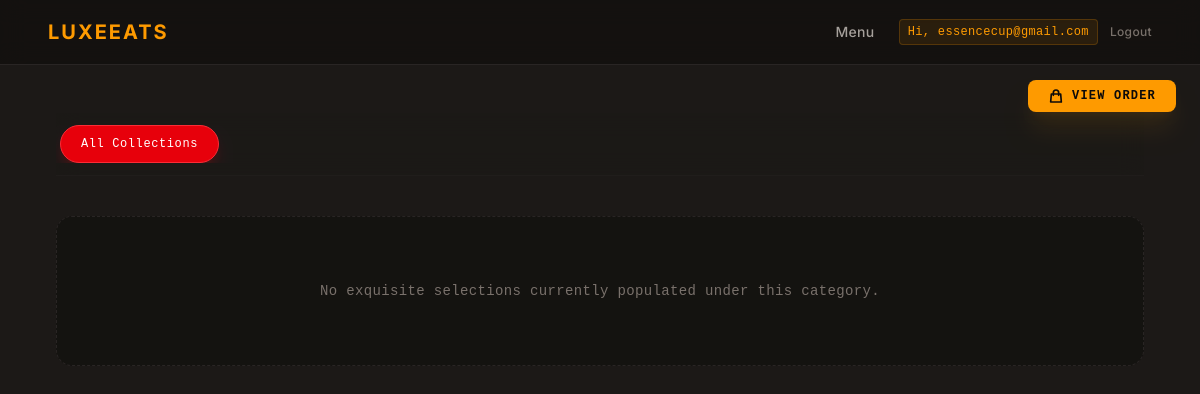
/menu (signed in), run on an earlier commit of the app's database.
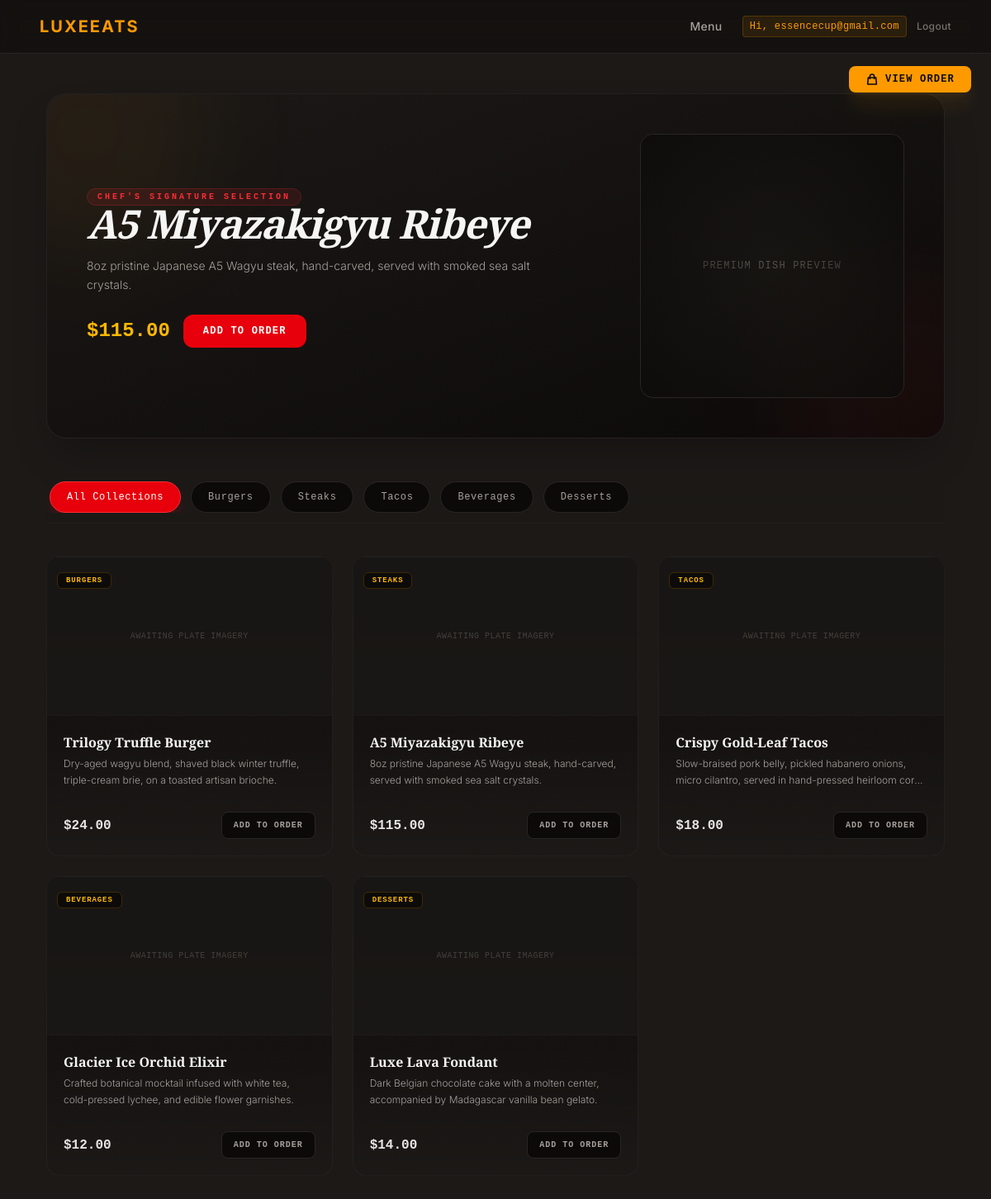
And on a later commit of the database.
### core/models.py (models this page shows)
class MenuItem(db.Model):
    __tablename__ = 'menu_items'
    id = db.Column(db.Integer, primary_key=True)
    name = db.Column(db.String(100), nullable=False)
    price = db.Column(db.Integer, nullable=False)  # Stored in cents for Stripe (e.g., $10.50 = 1050)
    category = db.Column(db.String(50), nullable=False)  # Appetizer, Main, Drink
    image_url = db.Column(db.String(255), nullable=True)
    is_available = db.Column(db.Boolean, default=True)
    description = db.Column(db.String(255), nullable=True)

### core/main.py (the view)
@main_bp.route('/menu')
def menu():
    selected_category = request.args.get('category', 'All')
    query_results = MenuItem.query.with_entities(MenuItem.category).distinct().all()
    categories = [result.category for result in query_results]
    featured_item = MenuItem.query.filter_by(is_available=True).order_by(MenuItem.price.desc()).first()
    if selected_category == 'All':
        items = MenuItem.query.all()
    else:
        items = MenuItem.query.filter_by(category=selected_category).all()
    return render_template(
        'menu.html',
        menu_items=items,
        categories=categories,
        selected_category=selected_category,
        featured_item=featured_item  # 🌟 Dynamic database item passed here
    )

### templates/menu.html (shortened to what the changed rows need)
{% extends 'base.html' %}
{% block content %}
<div class="space-y-10 max-w-7xl mx-auto px-2">
    {% if featured_item %}
    <div class="relative overflow-hidden bg-gradient-to-br from-stone-900 to-stone-950 border border-stone-800/80 rounded-3xl p-8 md:p-12 flex flex-col md:flex-row items-center justify-between gap-8 shadow-2xl" data-aos="fade-down">
        <div class="absolute -top-24 -left-24 w-72 h-72 bg-amber-500/5 rounded-full blur-3xl pointer-events-none"></div>
        <div class="space-y-4 max-w-xl z-10 text-center md:text-left">
            <span class="text-[10px] uppercase tracking-[0.3em] font-mono font-bold text-red-500 bg-red-500/10 px-3 py-1 rounded-full border border-red-500/20">Chef's Signature Selection</span>
            <h1 class="text-4xl md:text-5xl font-serif font-bold tracking-tight text-stone-100 italic">{{ featured_item.name }}</h1>
            <p class="text-stone-400 text-sm font-light leading-relaxed">
                {{ featured_item.description or 'Exquisite premium house creation compiled by our master culinary artisans.' }}
            </p>
            <div class="pt-2 flex flex-col sm:flex-row items-center justify-center md:justify-start gap-4">
                <span class="text-2xl font-mono font-black text-amber-400">${{ "%.2f"|format(featured_item.price / 100) }}</span>
                <button onclick="addToCart('{{ featured_item.id }}', this)" class="w-full sm:w-auto px-6 py-3 bg-red-600 hover:bg-red-500 text-white font-mono text-xs font-bold uppercase tracking-widest rounded-xl transition-all duration-300 cursor-pointer1">
                    Add to Order
                </button>
            </div>
        </div>
        <div class="relative w-64 h-64 md:w-80 md:h-80 flex items-center justify-center bg-stone-900/60 rounded-2xl border border-stone-800 overflow-hidden group">
            <div class="absolute inset-0 bg-radial from-transparent to-stone-950/80 pointer-events-none z-10"></div>
            <span class="text-stone-600 font-mono text-xs uppercase tracking-widest z-0 group-hover:text-stone-500 transition-colors">Premium Dish Preview</span>
        </div>
    </div>
    {% endif %}
    <div class="sticky top-16 z-40 bg-stone-900/80 backdrop-blur-md py-3 border-b border-stone-800/40">
        <div class="flex items-center gap-3 overflow-x-auto no-scrollbar whitespace-nowrap px-1 Mask-Left-Right">
            <a href="{{ url_for('main.menu') }}"
               class="px-5 py-2.5 rounded-full text-xs font-mono font-medium tracking-wider transition-all duration-300 border
               {% if selected_category == 'All' %}
                   bg-red-600 text-white border-red-500 shadow-lg shadow-red-600/20
               {% else %}
                   bg-stone-950 text-stone-400 border-stone-800 hover:border-stone-700 hover:text-stone-200
               {% endif %}">
                All Collections
            </a>
            {% for cat in categories %}
            <a href="{{ url_for('main.menu', category=cat) }}"
               class="px-5 py-2.5 rounded-full text-xs font-mono font-medium tracking-wider transition-all duration-300 border capitalize
               {% if cat == selected_category %}
                   bg-red-600 text-white border-red-500 shadow-lg shadow-red-600/20
               {% else %}
                   bg-stone-950 text-stone-400 border-stone-800 hover:border-stone-700 hover:text-stone-200
               {% endif %}">
                {{ cat }}
            </a>
            {% endfor %}
        </div>
    </div>
    <div class="grid grid-cols-1 sm:grid-cols-2 lg:grid-cols-3 xl:grid-cols-4 gap-6" data-aos="fade-up">
        {% for item in menu_items %}
        <div class="bg-gradient-to-b from-stone-950 to-stone-900/40 border border-stone-800/70 rounded-2xl flex flex-col overflow-hidden transition-all duration-500 hover:border-amber-500/30 hover:shadow-2xl hover:shadow-amber-500/5 group h-full">
            <div class="h-48 bg-stone-900/80 border-b border-stone-900 flex items-center justify-center relative overflow-hidden">
                <div class="absolute top-3 left-3 z-10">
                    <span class="text-[9px] uppercase tracking-widest font-mono text-amber-400 bg-stone-950/90 border border-amber-500/20 px-2.5 py-1 rounded-md backdrop-blur-sm font-semibold">
                        {{ item.category }}
                    </span>
                </div>
                <span class="text-[10px] font-mono text-stone-700 uppercase tracking-wider group-hover:scale-105 transition-transform duration-500">Awaiting Plate Imagery</span>
            </div>
            <div class="p-5 flex flex-col justify-between flex-grow space-y-4">
                <div class="space-y-1">
                    <h3 class="text-base font-serif font-bold text-stone-100 group-hover:text-amber-400 transition-colors duration-300 line-clamp-1">
                        {{ item.name }}
                    </h3>
                    <p class="text-xs text-stone-400 font-light leading-relaxed line-clamp-2 min-h-[2rem]">
                        {{ item.description or 'No formulation breakdown provided for this exquisite plate.' }}
                    </p>
                </div>
                <div class="pt-3 border-t border-stone-900/60 flex items-center justify-between relative mt-auto">
                    <span class="text-base font-mono font-bold text-stone-200">
                        ${{ "%.2f"|format(item.price / 100) }}
                    </span>
                    <button
                        onclick="addToCart('{{ item.id }}', this)"
                        class="relative px-3.5 py-2 bg-stone-950 border border-stone-800 rounded-lg text-[10px] font-mono font-bold uppercase tracking-widest text-stone-400 hover:bg-stone-900 hover:text-amber-400 hover:border-amber-500/20 transition-all duration-300 cursor-pointer overflow-visible">
                        Add to Order
                    </button>
                </div>
            </div>
        </div>
        {% else %}
        <div class="col-span-full py-16 text-center space-y-3 bg-stone-950/40 border border-dashed border-stone-800 rounded-2xl">
            <p class="text-stone-500 font-mono text-sm tracking-wide">No exquisite selections currently populated under this category.</p>
        </div>
        {% endfor %}
    </div>
</div>
{% endblock %}

What changed in the data, as far as the page shows it:
added MenuItem: name "A5 Miyazakigyu Ribeye", description "8oz pristine Japanese A5 Wagyu steak, hand-carved, served with smoked sea salt crystals.", featured_item.price/100 "115.00", category "STEAKS", item.price/100 "115.00"
added MenuItem: category "BURGERS", name "Trilogy Truffle Burger", description "Dry-aged wagyu blend, shaved black winter truffle, triple-cream brie, on a toasted artisan brioche.", item.price/100 "24.00"
added MenuItem: category "TACOS", name "Crispy Gold-Leaf Tacos", description "Slow-braised pork belly, pickled habanero onions, micro cilantro, served in hand-pressed heirloom…", item.price/100 "18.00"
added MenuItem: category "BEVERAGES", name "Glacier Ice Orchid Elixir", description "Crafted botanical mocktail infused with white tea, cold-pressed lychee, and edible flower garnishes.", item.price/100 "12.00"
added MenuItem: category "DESSERTS", name "Luxe Lava Fondant", description "Dark Belgian chocolate cake with a molten center, accompanied by Madagascar vanilla bean gelato.", item.price/100 "14.00"
Also different on the page:
text no longer shown: "No exquisite selections currently populated under this category."
text now shown: "CHEF'S SIGNATURE SELECTION $ ADD TO ORDER PREMIUM DISH PREVIEW"
new list line: "Burgers"
new list line: "Steaks"
new list line: "Tacos"
new list line: "Beverages"
new list line: "Desserts"
